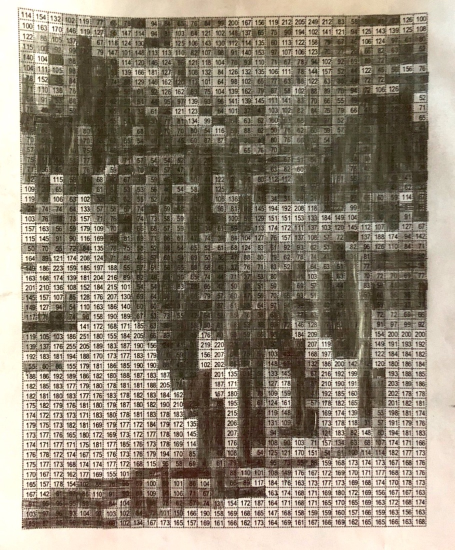
#> input picture ECE-558/Homework/HW1/pictureMe.png.png, 909 x 1099 px, given in place of wolves.png, which was not available (shown at 1/2 size)
$ python yfu28_Project01_prob1_code.py
#> lines starting #> are read from the running program, lines starting #| are printed output that depends on the picture; pictures that were not available may be replaced by others from this repository, and a replacement may not be noted
from PIL import Image
from pylab import *
import pandas as pd
import matplotlib.pyplot as plot
import numpy as np
import cv2


# Horizontal
# [169 lines left out: functions hor_p, ver_p, n4_p, nd_p, n8_p, plot_histogram_hor and 4 more, not called in this run]


# open the image
im=Image.open("G:/wolves.png")
#> im is the input picture: PIL image 909x1099 RGB; mean R, G, B 146.4, 136, 119.5

# operate the gray image
gray_im=im.convert('L')                         # convert the image into mode 'L'( gray image)
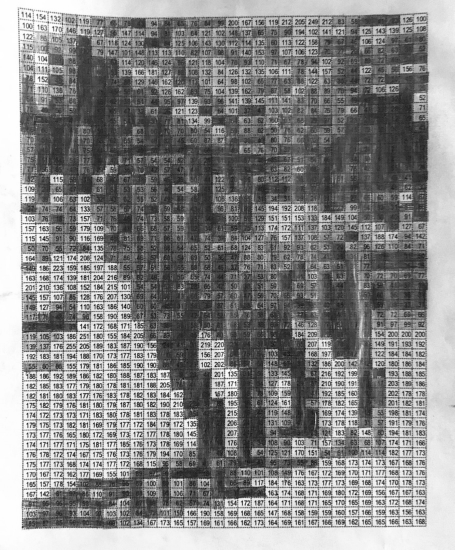
#> gray_im: PIL image 909x1099 L (shown at 1/2 size); min 4, max 255, mean 137.2
arr_gray=array(gray_im,dtype='int64')
gray=['gray ']
# operate the RGB image
r,g,b=im.split()                               # split the image into R, G, and B channels
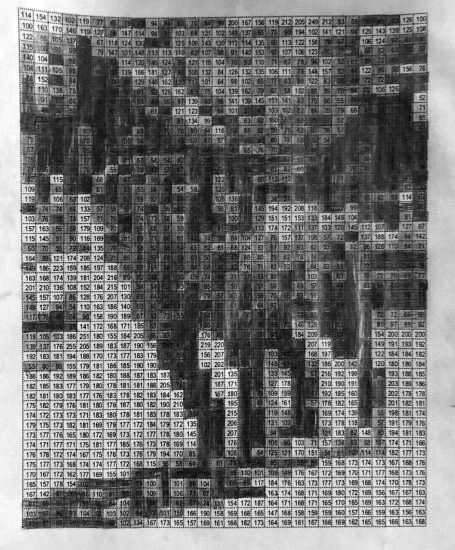
#> b: PIL image 909x1099 L (shown at 1/2 size); min 0, max 255, mean 119.5
arr_r=array(r,dtype='int64')
arr_g=array(g,dtype='int64')
arr_b=array(b,dtype='int64')
rgb=['RGB ']
# operate the HSV image
arr_im=array(im)
arr_hsv=cv2.cvtColor(arr_im, cv2.COLOR_RGB2HSV)
#> arr_hsv: shape (1099, 909, 3); mean H, S, V 19.1, 59.2, 146.4
arr_h=arr_hsv[..., 0]
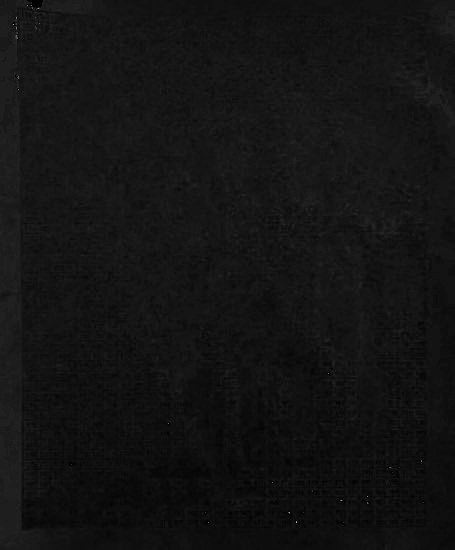
#> arr_h: shape (1099, 909) (shown at 1/2 size); min 0, max 179, mean 19.1
arr_s=arr_hsv[..., 1]
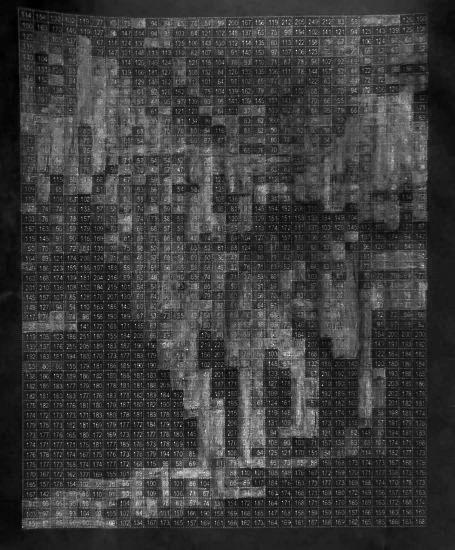
#> arr_s: shape (1099, 909) (shown at 1/2 size); min 0, max 255, mean 59.2
arr_v=arr_hsv[..., 2]
arr_h,arr_s,arr_v=arr_h.astype(np.int64),arr_s.astype(np.int64),arr_v.astype(np.int64)
hsv=['HSV ']
# operate the Lab image
arr_lab=cv2.cvtColor(arr_im, cv2.COLOR_RGB2Lab)
#> arr_lab: shape (1099, 909, 3); mean of channels 0, 1, 2 142.9, 129.2, 138.5
arr_l=arr_lab[..., 0]
arr_a=arr_lab[..., 1]
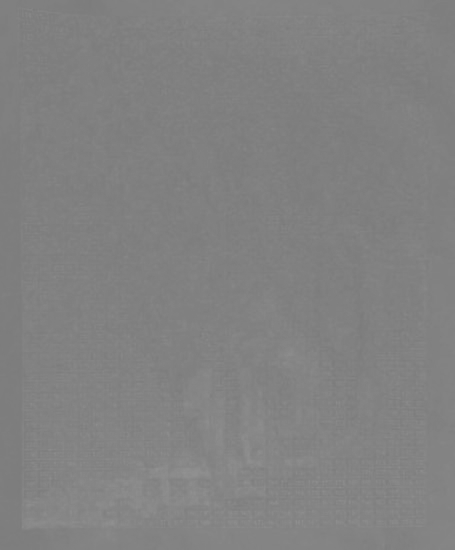
#> arr_a: shape (1099, 909) (shown at 1/2 size); min 121, max 146, mean 129.2
arr_b_=arr_lab[..., 2]
arr_l,arr_a,arr_b=arr_l.astype(np.int64),arr_a.astype(np.int64),arr_b.astype(np.int64)
lab=['Lab ']

Type=input("Please choose your type(hor, ver, 4, D, and 8): ")
#> the answer given: 1
if Type=="hor":
    data_gray=hor_p(arr_gray)
    data_RGB=hor_p(arr_r)+hor_p(arr_g)+hor_p(arr_b)
    data_HSV=hor_p(arr_h)+hor_p(arr_s)+hor_p(arr_v)
    data_lab=hor_p(arr_l)+hor_p(arr_a)+hor_p(arr_b_)
    plot_histogram_hor(data_gray,gray)
    plot_histogram_hor(data_RGB,rgb)
    plot_histogram_hor(data_HSV,hsv)
    plot_histogram_hor(data_lab,lab)
elif Type=="ver":
    data_gray=ver_p(arr_gray)
    data_RGB=ver_p(arr_r)+ver_p(arr_g)+ver_p(arr_b)
    data_HSV=ver_p(arr_h)+ver_p(arr_s)+ver_p(arr_v)
    data_lab=ver_p(arr_l)+ver_p(arr_a)+ver_p(arr_b_)
    plot_histogram_ver(data_gray,gray)
    plot_histogram_ver(data_RGB,rgb)
    plot_histogram_ver(data_HSV,hsv)
    plot_histogram_ver(data_lab,lab)
elif Type=="4":
    data_gray=n4_p(arr_gray)
    data_RGB=n4_p(arr_r)+n4_p(arr_g)+n4_p(arr_b)
    data_HSV=n4_p(arr_h)+n4_p(arr_s)+n4_p(arr_v)
    data_lab=n4_p(arr_l)+n4_p(arr_a)+n4_p(arr_b_)
    plot_histogram_4(data_gray,gray)
    plot_histogram_4(data_RGB,rgb)
    plot_histogram_4(data_HSV,hsv)
    plot_histogram_4(data_lab,lab)
elif Type=="D":
    data_gray=nd_p(arr_gray)
    data_RGB=nd_p(arr_r)+nd_p(arr_g)+nd_p(arr_b)
    data_HSV=nd_p(arr_h)+nd_p(arr_s)+nd_p(arr_v)
    data_lab=nd_p(arr_l)+nd_p(arr_a)+nd_p(arr_b_)
    plot_histogram_d(data_gray,gray)
    plot_histogram_d(data_RGB,rgb)
    plot_histogram_d(data_HSV,hsv)
    plot_histogram_d(data_lab,lab)
elif Type=="8":
    data_gray=n8_p(arr_gray)
    data_RGB=n8_p(arr_r)+n8_p(arr_g)+n8_p(arr_b)
    data_HSV=n8_p(arr_h)+n8_p(arr_s)+n8_p(arr_v)
    data_lab=n8_p(arr_l)+n8_p(arr_a)+n8_p(arr_b_)
    plot_histogram_8(data_gray,gray)
    plot_histogram_8(data_RGB,rgb)
    plot_histogram_8(data_HSV,hsv)
    plot_histogram_8(data_lab,lab)
else:
    print("Your input is incorrect!")
